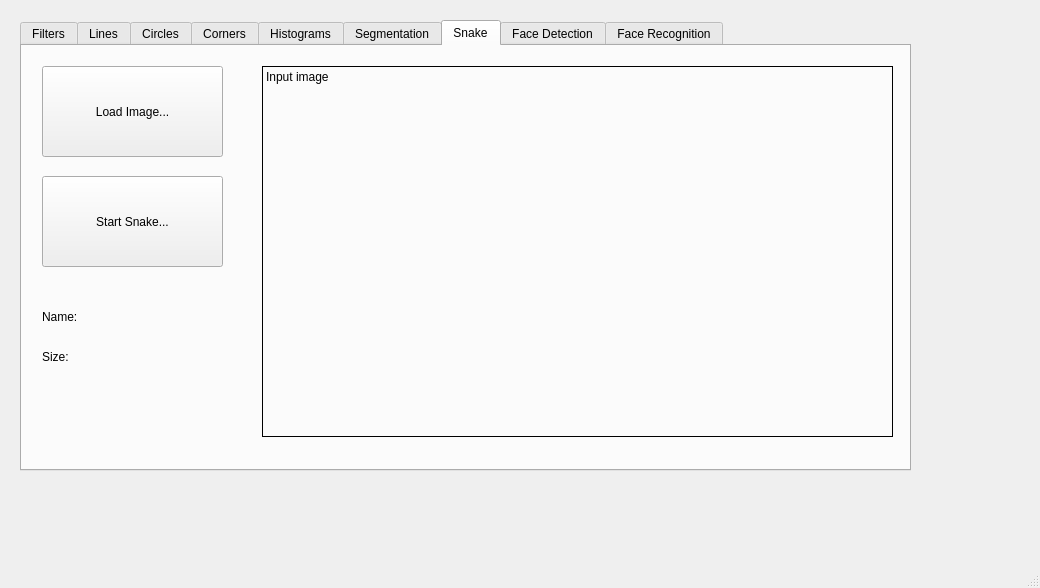
<?xml version="1.0" encoding="UTF-8"?>
<ui version="4.0">
 <class>MainWindow</class>
 <widget class="QMainWindow" name="MainWindow">
  <property name="geometry">
   <rect>
    <x>0</x>
    <y>0</y>
    <width>1040</width>
    <height>588</height>
   </rect>
  </property>
  <property name="windowTitle">
   <string>MainWindow</string>
  </property>
  <widget class="QWidget" name="centralwidget">
   <widget class="QWidget" name="gridLayoutWidget">
    <property name="geometry">
     <rect>
      <x>20</x>
      <y>20</y>
      <width>891</width>
      <height>451</height>
     </rect>
    </property>
    <layout class="QGridLayout" name="gridLayout">
     <item row="0" column="0">
      <widget class="QTabWidget" name="tabWidget">
       <property name="enabled">
        <bool>true</bool>
       </property>
       <property name="currentIndex">
        <number>6</number>
       </property>
       <widget class="QWidget" name="tab_filters">
        <attribute name="title">
         <string>Filters</string>
        </attribute>
        <widget class="QLabel" name="label_filters_input">
         <property name="geometry">
          <rect>
           <x>180</x>
           <y>30</y>
           <width>331</width>
           <height>231</height>
          </rect>
         </property>
         <property name="frameShape">
          <enum>QFrame::Box</enum>
         </property>
         <property name="text">
          <string>Input image</string>
         </property>
         <property name="alignment">
          <set>Qt::AlignLeading|Qt::AlignLeft|Qt::AlignTop</set>
         </property>
        </widget>
        <widget class="QLabel" name="label_filters_output">
         <property name="geometry">
          <rect>
           <x>520</x>
           <y>30</y>
           <width>331</width>
           <height>231</height>
          </rect>
         </property>
         <property name="frameShape">
          <enum>QFrame::Box</enum>
         </property>
         <property name="text">
          <string>Output image</string>
         </property>
         <property name="textFormat">
          <enum>Qt::PlainText</enum>
         </property>
         <property name="alignment">
          <set>Qt::AlignLeading|Qt::AlignLeft|Qt::AlignTop</set>
         </property>
        </widget>
        <widget class="QPushButton" name="pushButton_filters_load">
         <property name="geometry">
          <rect>
           <x>20</x>
           <y>30</y>
           <width>121</width>
           <height>81</height>
          </rect>
         </property>
         <property name="text">
          <string>Load Image</string>
         </property>
        </widget>
        <widget class="QLabel" name="label">
         <property name="geometry">
          <rect>
           <x>30</x>
           <y>140</y>
           <width>71</width>
           <height>21</height>
          </rect>
         </property>
         <property name="text">
          <string>Name:</string>
         </property>
        </widget>
        <widget class="QLabel" name="label_2">
         <property name="geometry">
          <rect>
           <x>30</x>
           <y>170</y>
           <width>71</width>
           <height>21</height>
          </rect>
         </property>
         <property name="text">
          <string>Size:</string>
         </property>
        </widget>
        <widget class="QGroupBox" name="groupBox">
         <property name="geometry">
          <rect>
           <x>30</x>
           <y>280</y>
           <width>751</width>
           <height>111</height>
          </rect>
         </property>
         <property name="title">
          <string>Filter Setting</string>
         </property>
         <widget class="QWidget" name="horizontalLayoutWidget">
          <property name="geometry">
           <rect>
            <x>20</x>
            <y>40</y>
            <width>311</width>
            <height>41</height>
           </rect>
          </property>
          <layout class="QHBoxLayout" name="horizontalLayout">
           <item>
            <widget class="QLabel" name="label_3">
             <property name="text">
              <string>Select Filter</string>
             </property>
            </widget>
           </item>
           <item>
            <widget class="QComboBox" name="comboBox"/>
           </item>
          </layout>
         </widget>
         <widget class="QGroupBox" name="groupBox_2">
          <property name="geometry">
           <rect>
            <x>380</x>
            <y>20</y>
            <width>331</width>
            <height>81</height>
           </rect>
          </property>
          <property name="title">
           <string>Additional Parameters</string>
          </property>
          <widget class="QTextEdit" name="KernelSize">
           <property name="enabled">
            <bool>false</bool>
           </property>
           <property name="geometry">
            <rect>
             <x>10</x>
             <y>30</y>
             <width>71</width>
             <height>41</height>
            </rect>
           </property>
           <property name="toolTip">
            <string>&lt;html&gt;&lt;head/&gt;&lt;body&gt;&lt;p&gt;Window Size&lt;/p&gt;&lt;/body&gt;&lt;/html&gt;</string>
           </property>
          </widget>
          <widget class="QTextEdit" name="Std">
           <property name="enabled">
            <bool>false</bool>
           </property>
           <property name="geometry">
            <rect>
             <x>100</x>
             <y>30</y>
             <width>71</width>
             <height>41</height>
            </rect>
           </property>
          </widget>
          <widget class="QPushButton" name="filterBtn">
           <property name="enabled">
            <bool>false</bool>
           </property>
           <property name="geometry">
            <rect>
             <x>210</x>
             <y>30</y>
             <width>111</width>
             <height>41</height>
            </rect>
           </property>
           <property name="text">
            <string>Filter</string>
           </property>
          </widget>
         </widget>
        </widget>
       </widget>
       <widget class="QWidget" name="tab_lines">
        <attribute name="title">
         <string>Lines</string>
        </attribute>
        <widget class="QLabel" name="label_lines_input">
         <property name="geometry">
          <rect>
           <x>150</x>
           <y>30</y>
           <width>241</width>
           <height>171</height>
          </rect>
         </property>
         <property name="frameShape">
          <enum>QFrame::Box</enum>
         </property>
         <property name="text">
          <string>Input image</string>
         </property>
         <property name="alignment">
          <set>Qt::AlignLeading|Qt::AlignLeft|Qt::AlignTop</set>
         </property>
        </widget>
        <widget class="QLabel" name="label_4">
         <property name="geometry">
          <rect>
           <x>30</x>
           <y>140</y>
           <width>71</width>
           <height>21</height>
          </rect>
         </property>
         <property name="text">
          <string>Name:</string>
         </property>
        </widget>
        <widget class="QLabel" name="label_5">
         <property name="geometry">
          <rect>
           <x>30</x>
           <y>170</y>
           <width>71</width>
           <height>21</height>
          </rect>
         </property>
         <property name="text">
          <string>Size:</string>
         </property>
        </widget>
        <widget class="QPushButton" name="pushButton_lines_load">
         <property name="geometry">
          <rect>
           <x>20</x>
           <y>30</y>
           <width>121</width>
           <height>81</height>
          </rect>
         </property>
         <property name="text">
          <string>Load Image</string>
         </property>
        </widget>
        <widget class="QLabel" name="label_lines_hough">
         <property name="geometry">
          <rect>
           <x>150</x>
           <y>210</y>
           <width>561</width>
           <height>191</height>
          </rect>
         </property>
         <property name="frameShape">
          <enum>QFrame::Box</enum>
         </property>
         <property name="text">
          <string>Hough Space</string>
         </property>
         <property name="textFormat">
          <enum>Qt::PlainText</enum>
         </property>
         <property name="alignment">
          <set>Qt::AlignLeading|Qt::AlignLeft|Qt::AlignTop</set>
         </property>
        </widget>
        <widget class="QLabel" name="label_lines_input_2">
         <property name="geometry">
          <rect>
           <x>450</x>
           <y>30</y>
           <width>261</width>
           <height>171</height>
          </rect>
         </property>
         <property name="frameShape">
          <enum>QFrame::Box</enum>
         </property>
         <property name="text">
          <string>Image with significant lines</string>
         </property>
         <property name="alignment">
          <set>Qt::AlignLeading|Qt::AlignLeft|Qt::AlignTop</set>
         </property>
        </widget>
       </widget>
       <widget class="QWidget" name="tab_circles">
        <property name="enabled">
         <bool>true</bool>
        </property>
        <attribute name="title">
         <string>Circles</string>
        </attribute>
        <widget class="QPushButton" name="pushButton_circles_load">
         <property name="geometry">
          <rect>
           <x>50</x>
           <y>30</y>
           <width>121</width>
           <height>81</height>
          </rect>
         </property>
         <property name="text">
          <string>Load Image</string>
         </property>
        </widget>
        <widget class="QLabel" name="label_circles_input">
         <property name="geometry">
          <rect>
           <x>180</x>
           <y>30</y>
           <width>241</width>
           <height>171</height>
          </rect>
         </property>
         <property name="frameShape">
          <enum>QFrame::Box</enum>
         </property>
         <property name="text">
          <string>Input image</string>
         </property>
         <property name="alignment">
          <set>Qt::AlignLeading|Qt::AlignLeft|Qt::AlignTop</set>
         </property>
        </widget>
        <widget class="QLabel" name="label_circles_hough">
         <property name="geometry">
          <rect>
           <x>180</x>
           <y>210</y>
           <width>561</width>
           <height>191</height>
          </rect>
         </property>
         <property name="frameShape">
          <enum>QFrame::Box</enum>
         </property>
         <property name="text">
          <string>Hough Space</string>
         </property>
         <property name="textFormat">
          <enum>Qt::PlainText</enum>
         </property>
         <property name="alignment">
          <set>Qt::AlignLeading|Qt::AlignLeft|Qt::AlignTop</set>
         </property>
        </widget>
        <widget class="QLabel" name="label_6">
         <property name="geometry">
          <rect>
           <x>60</x>
           <y>140</y>
           <width>71</width>
           <height>21</height>
          </rect>
         </property>
         <property name="text">
          <string>Name:</string>
         </property>
        </widget>
        <widget class="QLabel" name="label_7">
         <property name="geometry">
          <rect>
           <x>60</x>
           <y>170</y>
           <width>71</width>
           <height>21</height>
          </rect>
         </property>
         <property name="text">
          <string>Size:</string>
         </property>
        </widget>
        <widget class="QLabel" name="label_circles_output">
         <property name="geometry">
          <rect>
           <x>480</x>
           <y>30</y>
           <width>261</width>
           <height>171</height>
          </rect>
         </property>
         <property name="frameShape">
          <enum>QFrame::Box</enum>
         </property>
         <property name="text">
          <string>Image with significant lines</string>
         </property>
         <property name="alignment">
          <set>Qt::AlignLeading|Qt::AlignLeft|Qt::AlignTop</set>
         </property>
        </widget>
       </widget>
       <widget class="QWidget" name="tab_corners">
        <attribute name="title">
         <string>Corners</string>
        </attribute>
        <widget class="QPushButton" name="pushButton_corners_load">
         <property name="geometry">
          <rect>
           <x>30</x>
           <y>30</y>
           <width>121</width>
           <height>81</height>
          </rect>
         </property>
         <property name="text">
          <string>Load Image</string>
         </property>
        </widget>
        <widget class="QLabel" name="label_corners_input">
         <property name="geometry">
          <rect>
           <x>260</x>
           <y>30</y>
           <width>241</width>
           <height>171</height>
          </rect>
         </property>
         <property name="frameShape">
          <enum>QFrame::Box</enum>
         </property>
         <property name="text">
          <string>Image with significant lines</string>
         </property>
         <property name="alignment">
          <set>Qt::AlignLeading|Qt::AlignLeft|Qt::AlignTop</set>
         </property>
        </widget>
        <widget class="QLabel" name="label_corners_edge">
         <property name="geometry">
          <rect>
           <x>260</x>
           <y>210</y>
           <width>241</width>
           <height>191</height>
          </rect>
         </property>
         <property name="frameShape">
          <enum>QFrame::Box</enum>
         </property>
         <property name="text">
          <string>Edge Image</string>
         </property>
         <property name="textFormat">
          <enum>Qt::PlainText</enum>
         </property>
         <property name="alignment">
          <set>Qt::AlignLeading|Qt::AlignLeft|Qt::AlignTop</set>
         </property>
        </widget>
        <widget class="QLabel" name="label_8">
         <property name="geometry">
          <rect>
           <x>40</x>
           <y>140</y>
           <width>71</width>
           <height>21</height>
          </rect>
         </property>
         <property name="text">
          <string>Name:</string>
         </property>
        </widget>
        <widget class="QLabel" name="label_9">
         <property name="geometry">
          <rect>
           <x>40</x>
           <y>170</y>
           <width>71</width>
           <height>21</height>
          </rect>
         </property>
         <property name="text">
          <string>Size:</string>
         </property>
        </widget>
        <widget class="QLabel" name="label_corners_corners_output">
         <property name="geometry">
          <rect>
           <x>510</x>
           <y>30</y>
           <width>261</width>
           <height>171</height>
          </rect>
         </property>
         <property name="frameShape">
          <enum>QFrame::Box</enum>
         </property>
         <property name="text">
          <string>Image with significant corners</string>
         </property>
         <property name="alignment">
          <set>Qt::AlignLeading|Qt::AlignLeft|Qt::AlignTop</set>
         </property>
        </widget>
        <widget class="QLabel" name="label_corners_corners">
         <property name="geometry">
          <rect>
           <x>510</x>
           <y>210</y>
           <width>261</width>
           <height>191</height>
          </rect>
         </property>
         <property name="frameShape">
          <enum>QFrame::Box</enum>
         </property>
         <property name="text">
          <string>Corner Image</string>
         </property>
         <property name="textFormat">
          <enum>Qt::PlainText</enum>
         </property>
         <property name="alignment">
          <set>Qt::AlignLeading|Qt::AlignLeft|Qt::AlignTop</set>
         </property>
        </widget>
       </widget>
       <widget class="QWidget" name="tab_histograms">
        <attribute name="title">
         <string>Histograms</string>
        </attribute>
        <widget class="QLabel" name="label_histograms_houtput">
         <property name="geometry">
          <rect>
           <x>520</x>
           <y>200</y>
           <width>261</width>
           <height>191</height>
          </rect>
         </property>
         <property name="frameShape">
          <enum>QFrame::Box</enum>
         </property>
         <property name="text">
          <string>Output Histogram</string>
         </property>
         <property name="textFormat">
          <enum>Qt::PlainText</enum>
         </property>
         <property name="alignment">
          <set>Qt::AlignLeading|Qt::AlignLeft|Qt::AlignTop</set>
         </property>
        </widget>
        <widget class="QPushButton" name="pushButton_histograms_load">
         <property name="geometry">
          <rect>
           <x>40</x>
           <y>20</y>
           <width>121</width>
           <height>81</height>
          </rect>
         </property>
         <property name="text">
          <string>Load image</string>
         </property>
        </widget>
        <widget class="QLabel" name="label_histograms_input">
         <property name="geometry">
          <rect>
           <x>270</x>
           <y>20</y>
           <width>241</width>
           <height>171</height>
          </rect>
         </property>
         <property name="frameShape">
          <enum>QFrame::Box</enum>
         </property>
         <property name="text">
          <string>Input image</string>
         </property>
         <property name="alignment">
          <set>Qt::AlignLeading|Qt::AlignLeft|Qt::AlignTop</set>
         </property>
        </widget>
        <widget class="QLabel" name="label_histograms_output">
         <property name="geometry">
          <rect>
           <x>520</x>
           <y>20</y>
           <width>261</width>
           <height>171</height>
          </rect>
         </property>
         <property name="frameShape">
          <enum>QFrame::Box</enum>
         </property>
         <property name="text">
          <string>Output image</string>
         </property>
         <property name="alignment">
          <set>Qt::AlignLeading|Qt::AlignLeft|Qt::AlignTop</set>
         </property>
        </widget>
        <widget class="QLabel" name="label_10">
         <property name="geometry">
          <rect>
           <x>50</x>
           <y>160</y>
           <width>71</width>
           <height>21</height>
          </rect>
         </property>
         <property name="text">
          <string>Size:</string>
         </property>
        </widget>
        <widget class="QLabel" name="label_11">
         <property name="geometry">
          <rect>
           <x>50</x>
           <y>130</y>
           <width>71</width>
           <height>21</height>
          </rect>
         </property>
         <property name="text">
          <string>Name:</string>
         </property>
        </widget>
        <widget class="QLabel" name="label_histograms_hinput">
         <property name="geometry">
          <rect>
           <x>270</x>
           <y>200</y>
           <width>241</width>
           <height>191</height>
          </rect>
         </property>
         <property name="frameShape">
          <enum>QFrame::Box</enum>
         </property>
         <property name="text">
          <string>Input Histogram</string>
         </property>
         <property name="textFormat">
          <enum>Qt::PlainText</enum>
         </property>
         <property name="alignment">
          <set>Qt::AlignLeading|Qt::AlignLeft|Qt::AlignTop</set>
         </property>
        </widget>
        <widget class="QRadioButton" name="radioButton">
         <property name="geometry">
          <rect>
           <x>20</x>
           <y>220</y>
           <width>112</width>
           <height>23</height>
          </rect>
         </property>
         <property name="text">
          <string>Equalization</string>
         </property>
        </widget>
        <widget class="QRadioButton" name="radioButton_2">
         <property name="geometry">
          <rect>
           <x>130</x>
           <y>220</y>
           <width>112</width>
           <height>23</height>
          </rect>
         </property>
         <property name="text">
          <string>Matching</string>
         </property>
        </widget>
        <widget class="QPushButton" name="pushButton_histograms_load_target">
         <property name="geometry">
          <rect>
           <x>30</x>
           <y>280</y>
           <width>161</width>
           <height>71</height>
          </rect>
         </property>
         <property name="text">
          <string>Load target image</string>
         </property>
        </widget>
       </widget>
       <widget class="QWidget" name="tab_segmentation">
        <attribute name="title">
         <string>Segmentation</string>
        </attribute>
        <widget class="QPushButton" name="SegmentationButton">
         <property name="geometry">
          <rect>
           <x>20</x>
           <y>30</y>
           <width>181</width>
           <height>91</height>
          </rect>
         </property>
         <property name="text">
          <string>Load Image...</string>
         </property>
        </widget>
        <widget class="QLabel" name="label_12">
         <property name="geometry">
          <rect>
           <x>30</x>
           <y>150</y>
           <width>71</width>
           <height>21</height>
          </rect>
         </property>
         <property name="text">
          <string>Name:</string>
         </property>
        </widget>
        <widget class="QLabel" name="label_13">
         <property name="geometry">
          <rect>
           <x>30</x>
           <y>190</y>
           <width>71</width>
           <height>21</height>
          </rect>
         </property>
         <property name="text">
          <string>Size:</string>
         </property>
        </widget>
        <widget class="QLabel" name="InputSegLabel">
         <property name="geometry">
          <rect>
           <x>260</x>
           <y>20</y>
           <width>241</width>
           <height>171</height>
          </rect>
         </property>
         <property name="frameShape">
          <enum>QFrame::Box</enum>
         </property>
         <property name="text">
          <string>Input image</string>
         </property>
         <property name="alignment">
          <set>Qt::AlignLeading|Qt::AlignLeft|Qt::AlignTop</set>
         </property>
        </widget>
        <widget class="QLabel" name="MeanSegLabel">
         <property name="geometry">
          <rect>
           <x>260</x>
           <y>200</y>
           <width>241</width>
           <height>191</height>
          </rect>
         </property>
         <property name="frameShape">
          <enum>QFrame::Box</enum>
         </property>
         <property name="text">
          <string>Mean Shift Image</string>
         </property>
         <property name="textFormat">
          <enum>Qt::PlainText</enum>
         </property>
         <property name="alignment">
          <set>Qt::AlignLeading|Qt::AlignLeft|Qt::AlignTop</set>
         </property>
        </widget>
        <widget class="QLabel" name="NSegLabel">
         <property name="geometry">
          <rect>
           <x>510</x>
           <y>20</y>
           <width>261</width>
           <height>171</height>
          </rect>
         </property>
         <property name="frameShape">
          <enum>QFrame::Box</enum>
         </property>
         <property name="text">
          <string>N Image</string>
         </property>
         <property name="alignment">
          <set>Qt::AlignLeading|Qt::AlignLeft|Qt::AlignTop</set>
         </property>
        </widget>
       </widget>
       <widget class="QWidget" name="tab_SIFT">
        <attribute name="title">
         <string>Snake</string>
        </attribute>
        <widget class="QPushButton" name="SnakeLoad">
         <property name="geometry">
          <rect>
           <x>20</x>
           <y>20</y>
           <width>181</width>
           <height>91</height>
          </rect>
         </property>
         <property name="text">
          <string>Load Image...</string>
         </property>
        </widget>
        <widget class="QPushButton" name="StartSnake">
         <property name="geometry">
          <rect>
           <x>20</x>
           <y>130</y>
           <width>181</width>
           <height>91</height>
          </rect>
         </property>
         <property name="text">
          <string>Start Snake...</string>
         </property>
        </widget>
        <widget class="QLabel" name="label_27">
         <property name="geometry">
          <rect>
           <x>20</x>
           <y>300</y>
           <width>71</width>
           <height>21</height>
          </rect>
         </property>
         <property name="text">
          <string>Size:</string>
         </property>
        </widget>
        <widget class="QLabel" name="label_28">
         <property name="geometry">
          <rect>
           <x>20</x>
           <y>260</y>
           <width>71</width>
           <height>21</height>
          </rect>
         </property>
         <property name="text">
          <string>Name:</string>
         </property>
        </widget>
        <widget class="QLabel" name="ImageSnake">
         <property name="geometry">
          <rect>
           <x>240</x>
           <y>20</y>
           <width>631</width>
           <height>371</height>
          </rect>
         </property>
         <property name="frameShape">
          <enum>QFrame::Box</enum>
         </property>
         <property name="text">
          <string>Input image</string>
         </property>
         <property name="alignment">
          <set>Qt::AlignLeading|Qt::AlignLeft|Qt::AlignTop</set>
         </property>
        </widget>
       </widget>
       <widget class="QWidget" name="tab_face_detection">
        <attribute name="title">
         <string>Face Detection</string>
        </attribute>
       </widget>
       <widget class="QWidget" name="tab">
        <attribute name="title">
         <string>Face Recognition</string>
        </attribute>
       </widget>
      </widget>
     </item>
    </layout>
   </widget>
  </widget>
  <widget class="QMenuBar" name="menubar">
   <property name="geometry">
    <rect>
     <x>0</x>
     <y>0</y>
     <width>1040</width>
     <height>47</height>
    </rect>
   </property>
  </widget>
  <widget class="QStatusBar" name="statusbar"/>
 </widget>
 <resources/>
 <connections/>
</ui>
